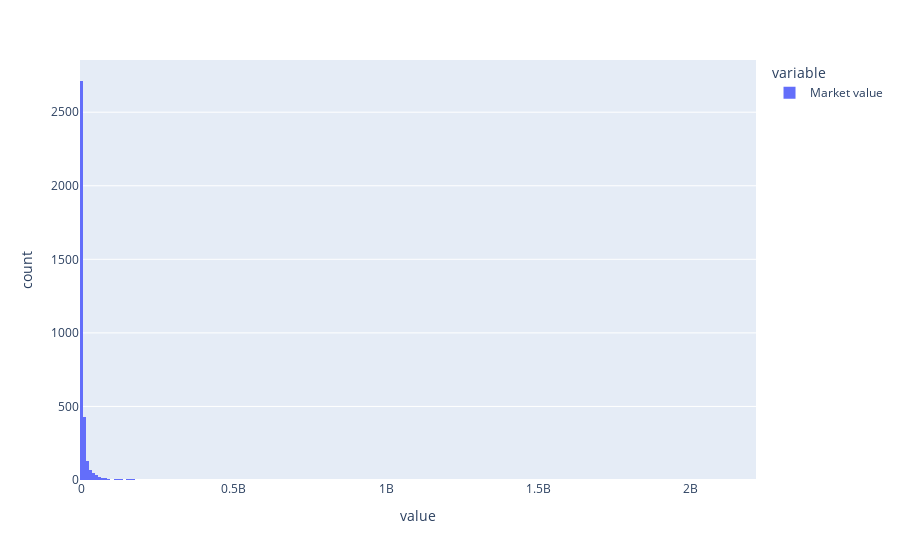

Source (notebook cell):
### Code cell
px.histogram(us_firms2022['Market value'])

### Figure 1 — Plotly figure (JSON) as saved in the notebook; plotly's stock layout.template omitted (floating-point values rounded to 4 significant figures; data arrays with more than 128 entries replaced by an {"elided": "..."} marker saying what was removed)
{"data": [{"alignmentgroup": "True", "bingroup": "x", "hovertemplate": "variable=Market value<br>value=%{x}<br>count=%{y}<extra></extra>", "legendgroup": "Market value", "marker": {"color": "#636efa", "pattern": {"shape": ""}}, "name": "Market value", "offsetgroup": "Market value", "orientation": "v", "showlegend": true, "type": "histogram", "x": {"elided": "3600 float values"}, "xaxis": "x", "yaxis": "y"}], "layout": {"barmode": "relative", "legend": {"title": {"text": "variable"}, "tracegroupgap": 0}, "margin": {"t": 60}, "xaxis": {"anchor": "y", "domain": [0, 1], "title": {"text": "value"}}, "yaxis": {"anchor": "x", "domain": [0, 1], "title": {"text": "count"}}}}
